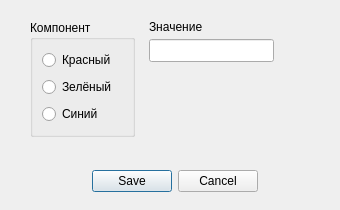
<?xml version="1.0" encoding="UTF-8"?>
<ui version="4.0">
 <class>ChangeRGBFilterForm</class>
 <widget class="QDialog" name="ChangeRGBFilterForm">
  <property name="geometry">
   <rect>
    <x>0</x>
    <y>0</y>
    <width>340</width>
    <height>210</height>
   </rect>
  </property>
  <property name="windowTitle">
   <string>Изменить RGB фильтр</string>
  </property>
  <widget class="QDialogButtonBox" name="buttonBox">
   <property name="geometry">
    <rect>
     <x>79</x>
     <y>169</y>
     <width>191</width>
     <height>24</height>
    </rect>
   </property>
   <property name="standardButtons">
    <set>QDialogButtonBox::Cancel|QDialogButtonBox::Save</set>
   </property>
   <property name="centerButtons">
    <bool>true</bool>
   </property>
  </widget>
  <widget class="QLineEdit" name="newComponent">
   <property name="geometry">
    <rect>
     <x>149</x>
     <y>39</y>
     <width>125</width>
     <height>23</height>
    </rect>
   </property>
   <property name="maxLength">
    <number>3</number>
   </property>
  </widget>
  <widget class="QLabel" name="label">
   <property name="geometry">
    <rect>
     <x>149</x>
     <y>19</y>
     <width>61</width>
     <height>16</height>
    </rect>
   </property>
   <property name="text">
    <string>Значение</string>
   </property>
  </widget>
  <widget class="QGroupBox" name="component">
   <property name="geometry">
    <rect>
     <x>30</x>
     <y>20</y>
     <width>105</width>
     <height>117</height>
    </rect>
   </property>
   <property name="title">
    <string>Компонент</string>
   </property>
   <layout class="QVBoxLayout" name="verticalLayout">
    <item>
     <widget class="QRadioButton" name="rComponent">
      <property name="text">
       <string>Красный</string>
      </property>
     </widget>
    </item>
    <item>
     <widget class="QRadioButton" name="gComponent">
      <property name="text">
       <string>Зелёный</string>
      </property>
     </widget>
    </item>
    <item>
     <widget class="QRadioButton" name="bComponent">
      <property name="text">
       <string>Синий</string>
      </property>
     </widget>
    </item>
   </layout>
  </widget>
 </widget>
 <tabstops>
  <tabstop>newComponent</tabstop>
  <tabstop>rComponent</tabstop>
  <tabstop>gComponent</tabstop>
  <tabstop>bComponent</tabstop>
 </tabstops>
 <resources/>
 <connections/>
</ui>
